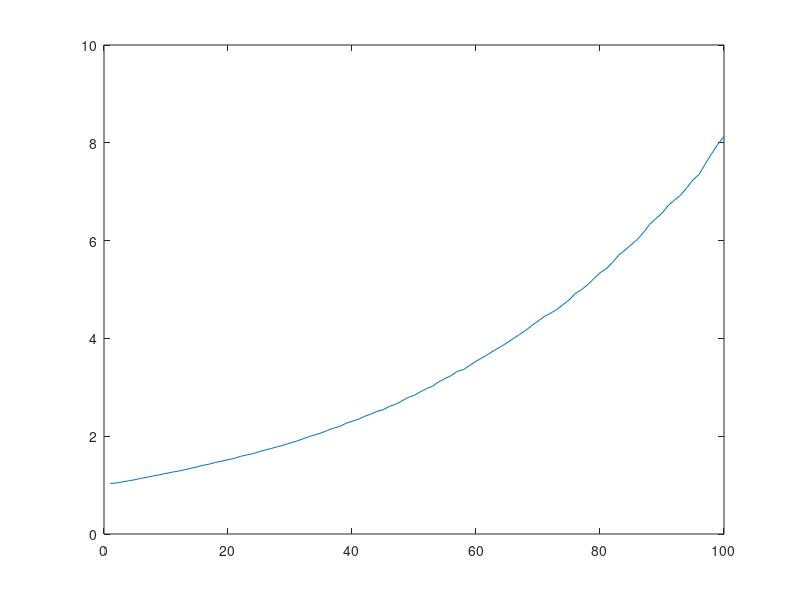
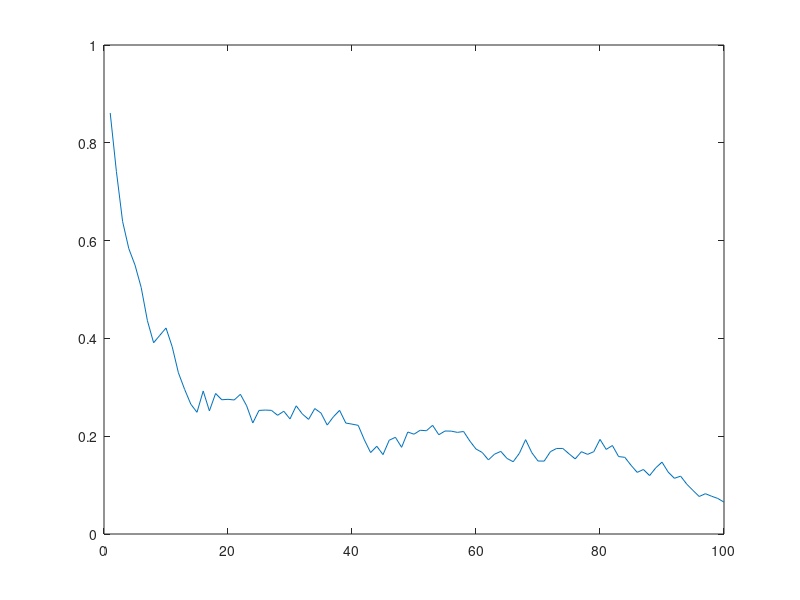

Write the MATLAB code that produced these figures, in order.
bet_portions = [.0309 .0649 .0129 .012 .0004 .0013 .0128 .0038];
odds = [2.05 1.667 2.1 3 1.787 1.758 1.758 2.35];
win_percent = [.52 .65 .49 .35 .56 .57 .58 .43]-.15;

win_return = bet_portions.*odds;
lose_return = -bet_portions;

n_bets = length(bet_portions);
n_days = 100;
n_sims = 10000;

samples = rand(n_bets, n_days, n_sims);
samples = samples<win_percent';
percent_change = zeros(n_sims,n_days);
for i = 1:n_sims
    percent_change(i,:) = win_return*samples(:,:,i) + lose_return*not(samples(:,:,i));
end
total = cumprod(1+percent_change,2);
figure(1)
plot(median(total))
figure(2)
plot(min(total))
